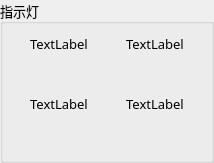
         <widget class="QGroupBox" name="groupBox_16">
          <property name="font">
           <font>
            <family>宋体</family>
            <pointsize>10</pointsize>
           </font>
          </property>
          <property name="title">
           <string>指示灯</string>
          </property>
          <layout class="QGridLayout" name="gridLayout_20">
           <item row="0" column="1">
            <widget class="QLabel" name="label2_led1">
             <property name="text">
              <string>TextLabel</string>
             </property>
             <property name="alignment">
              <set>Qt::AlignCenter</set>
             </property>
            </widget>
           </item>
           <item row="0" column="0">
            <widget class="QLabel" name="label2_led0">
             <property name="text">
              <string>TextLabel</string>
             </property>
             <property name="alignment">
              <set>Qt::AlignCenter</set>
             </property>
            </widget>
           </item>
           <item row="1" column="0">
            <widget class="QLabel" name="label3_er_73">
             <property name="minimumSize">
              <size>
               <width>90</width>
               <height>90</height>
              </size>
             </property>
             <property name="maximumSize">
              <size>
               <width>166</width>
               <height>90</height>
              </size>
             </property>
             <property name="text">
              <string>TextLabel</string>
             </property>
             <property name="alignment">
              <set>Qt::AlignCenter</set>
             </property>
            </widget>
           </item>
           <item row="1" column="1">
            <widget class="QLabel" name="label3_er_74">
             <property name="minimumSize">
              <size>
               <width>90</width>
               <height>90</height>
              </size>
             </property>
             <property name="maximumSize">
              <size>
               <width>166</width>
               <height>90</height>
              </size>
             </property>
             <property name="text">
              <string>TextLabel</string>
             </property>
             <property name="alignment">
              <set>Qt::AlignCenter</set>
             </property>
            </widget>
           </item>
          </layout>
         </widget>
